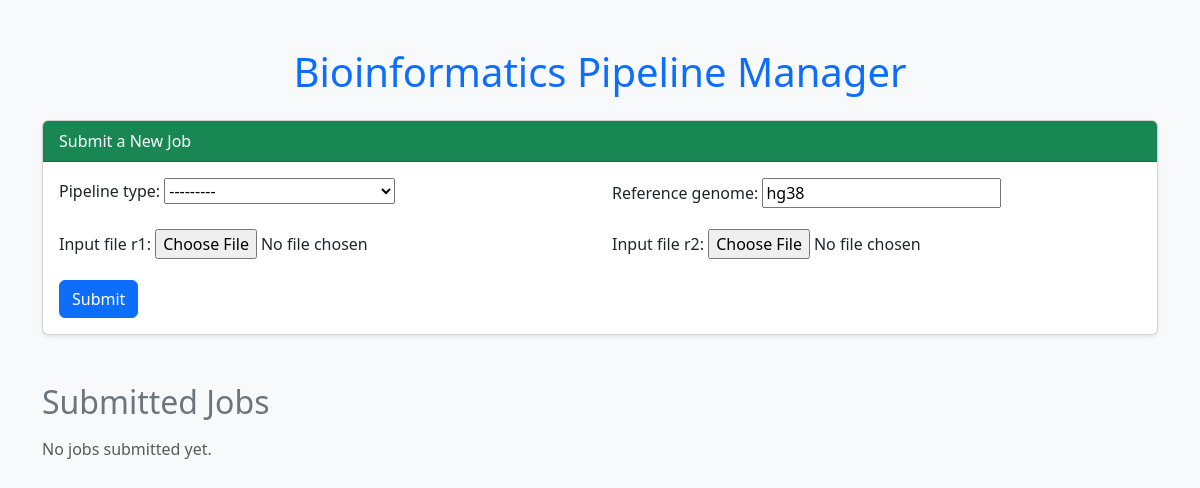
Before: /pipeline/ with the older database file.
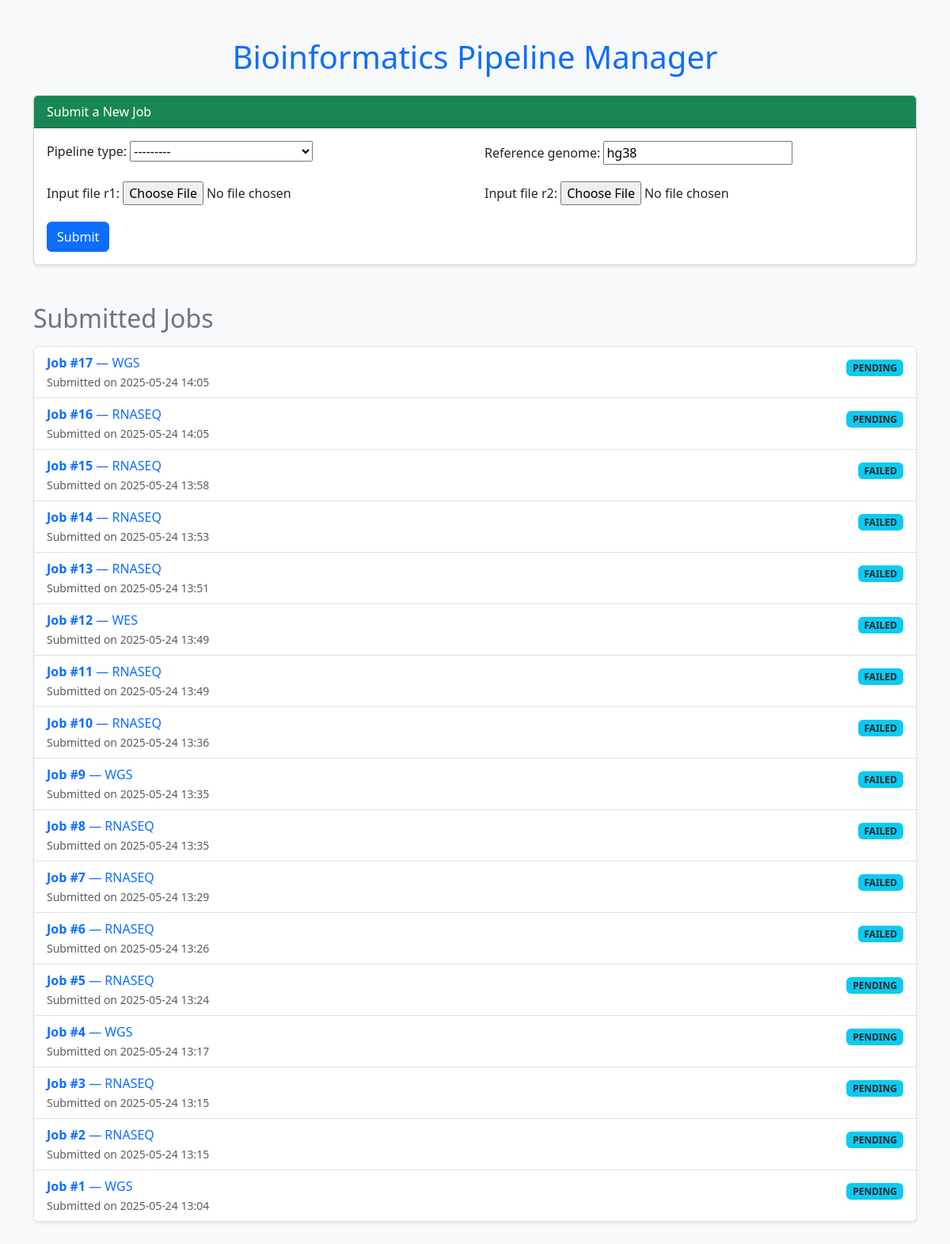
After: the same page with the newer database file.
### pipeline_manager/models.py (models this page shows, shortened)
class Job(models.Model):
    PIPELINE_CHOICES = [
        ('rnaseq', 'RNA-seq'),
        ('wgs', 'Whole Genome Sequencing'),
        ('wes', 'Whole Exome Sequencing'),
        ('methylation', 'Methylation'),
    ]
    pipeline_type = models.CharField(max_length=20, choices=PIPELINE_CHOICES)
    reference_genome = models.CharField(max_length=100, default='hg38')
    input_file_r1 = models.FileField(upload_to='input_files/')
    input_file_r2 = models.FileField(upload_to='input_files/', blank=True, null=True)  # paired read optional for single-end
    out_dir = models.TextField(blank=True, null=True)
    status = models.CharField(max_length=50, default='PENDING')
    log = models.TextField(blank=True, default='')
    created_at = models.DateTimeField(auto_now_add=True)

### pipeline_manager/views.py (the view)
# urls.py: path('', views.pipeline_home, name='pipeline_home'),
def pipeline_home(request):
    if request.method == 'POST':
        form = JobForm(request.POST, request.FILES)
        if form.is_valid():
            job = form.save()
            if job.pipeline_type == 'rnaseq':
                run_rnaseq_nextflow_pipeline.delay(job.id)
            elif job.pipeline_type == 'wgs':
                run_wgs_pipeline.delay(job.id)
            elif job.pipeline_type == 'wes':
                run_wes_pipeline.delay(job.id)
            elif job.pipeline_type == 'methylation':
                run_methylation_pipeline.delay(job.id)
            return redirect('pipeline_manager:pipeline_home')
    else:
        form = JobForm()
    jobs = Job.objects.all().order_by('-created_at')  # or any other ordering
    return render(request, 'pipeline_manager/home.html', {'form': form, 'jobs': jobs})

### pipeline_manager/forms.py (shortened to what this page needs)
class JobForm(forms.ModelForm):
    class Meta:
        model = Job
        fields = ['pipeline_type', 'reference_genome', 'input_file_r1', 'input_file_r2']

### pipeline_manager/templates/pipeline_manager/home.html (shortened to what this page needs)
{% load static %}
<!DOCTYPE html>
<html>
<head>
    <link href="https://cdn.jsdelivr.net/npm/bootstrap@5.3.2/dist/css/bootstrap.min.css" rel="stylesheet">
</head>
<body class="bg-light">
<div class="container py-5">
    <h1 class="mb-4 text-center text-primary">Bioinformatics Pipeline Manager</h1>
    <div class="card shadow-sm mb-5">
        <div class="card-header bg-success text-white">
            Submit a New Job
        </div>
        <div class="card-body">
            <form method="post" enctype="multipart/form-data">
                <div class="row">
                    {% for field in form %}
                        <div class="mb-3 col-md-6">
                            <label class="form-label">{{ field.label_tag }}</label>
                            {{ field }}
                        </div>
                    {% endfor %}
                </div>
                <button type="submit" class="btn btn-primary">Submit</button>
            </form>
        </div>
    </div>
    <h2 class="mb-3 text-secondary">Submitted Jobs</h2>
    {% if jobs %}
        <ul class="list-group shadow-sm">
            {% for job in jobs %}
                <li class="list-group-item d-flex justify-content-between align-items-start">
                    <div>
                        <a href="{% url 'pipeline_manager:job_detail' job.id %}" class="text-decoration-none">
                            <strong>Job #{{ job.id }}</strong> — {{ job.pipeline_type|upper }}
                        </a>
                        <br>
                        <small class="text-muted">Submitted on {{ job.created_at|date:"Y-m-d H:i" }}</small>
                    </div>
                    <span class="badge bg-info text-dark mt-2">{{ job.status }}</span>
                </li>
            {% endfor %}
        </ul>
    {% else %}
        <p class="text-muted">No jobs submitted yet.</p>
    {% endif %}
</div>
</body>
</html>

Changed rows visible on the page:
added Job: id "17", pipeline_type "WGS", created_at "2025-05-24 14:05", status "PENDING"
added Job: id "16", pipeline_type "RNASEQ", created_at "2025-05-24 14:05", status "PENDING"
added Job: id "15", pipeline_type "RNASEQ", created_at "2025-05-24 13:58", status "FAILED"
added Job: id "14", pipeline_type "RNASEQ", created_at "2025-05-24 13:53", status "FAILED"
added Job: id "13", pipeline_type "RNASEQ", created_at "2025-05-24 13:51", status "FAILED"
added Job: id "12", pipeline_type "WES", created_at "2025-05-24 13:49", status "FAILED"
added Job: id "11", pipeline_type "RNASEQ", created_at "2025-05-24 13:49", status "FAILED"
added Job: id "10", pipeline_type "RNASEQ", created_at "2025-05-24 13:36", status "FAILED"
added Job: id "9", pipeline_type "WGS", created_at "2025-05-24 13:35", status "FAILED"
added Job: id "8", pipeline_type "RNASEQ", created_at "2025-05-24 13:35", status "FAILED"
added Job: id "7", pipeline_type "RNASEQ", created_at "2025-05-24 13:29", status "FAILED"
added Job: id "6", pipeline_type "RNASEQ", created_at "2025-05-24 13:26", status "FAILED"
added Job: id "5", pipeline_type "RNASEQ", created_at "2025-05-24 13:24", status "PENDING"
added Job: id "4", pipeline_type "WGS", created_at "2025-05-24 13:17", status "PENDING"
added Job: id "3", pipeline_type "RNASEQ", created_at "2025-05-24 13:15", status "PENDING"
added Job: id "2", pipeline_type "RNASEQ", created_at "2025-05-24 13:15", status "PENDING"
added Job: id "1", pipeline_type "WGS", created_at "2025-05-24 13:04", status "PENDING"
Other visible differences:
text no longer shown: "No jobs submitted yet."
